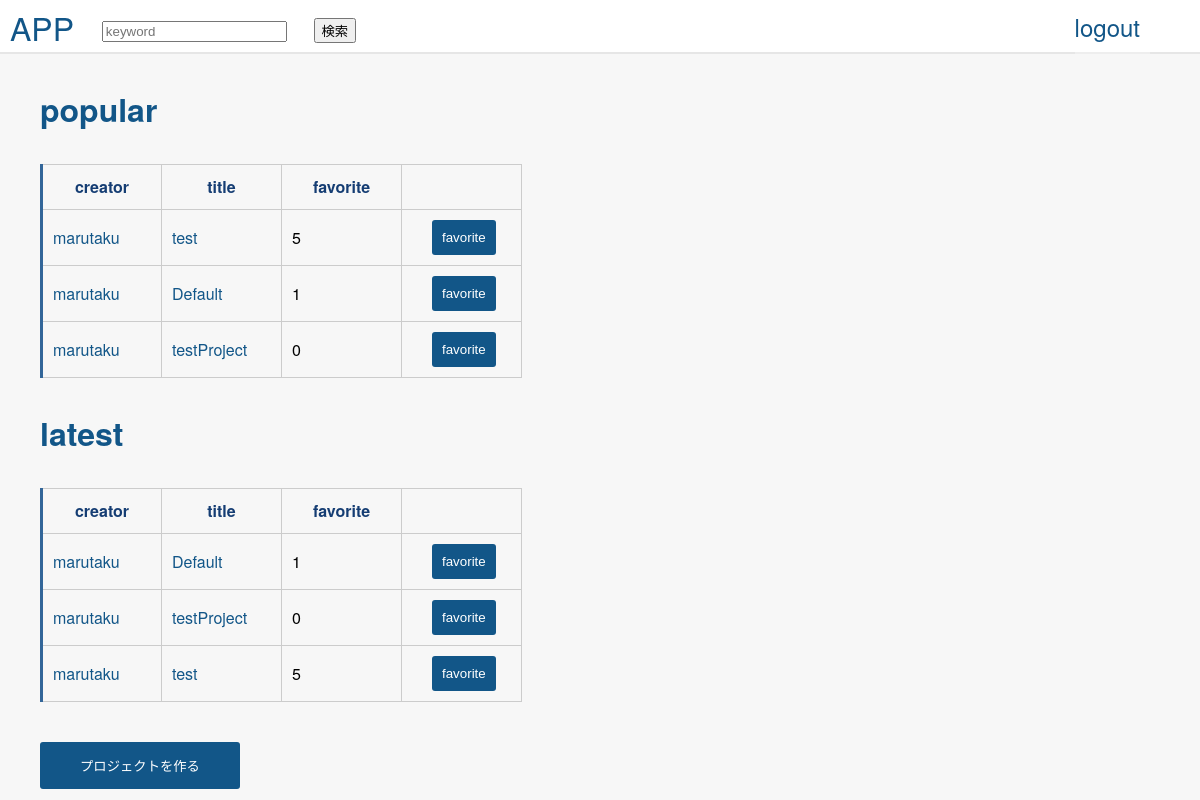
The page /top (signed in) on the database as committed earlier.
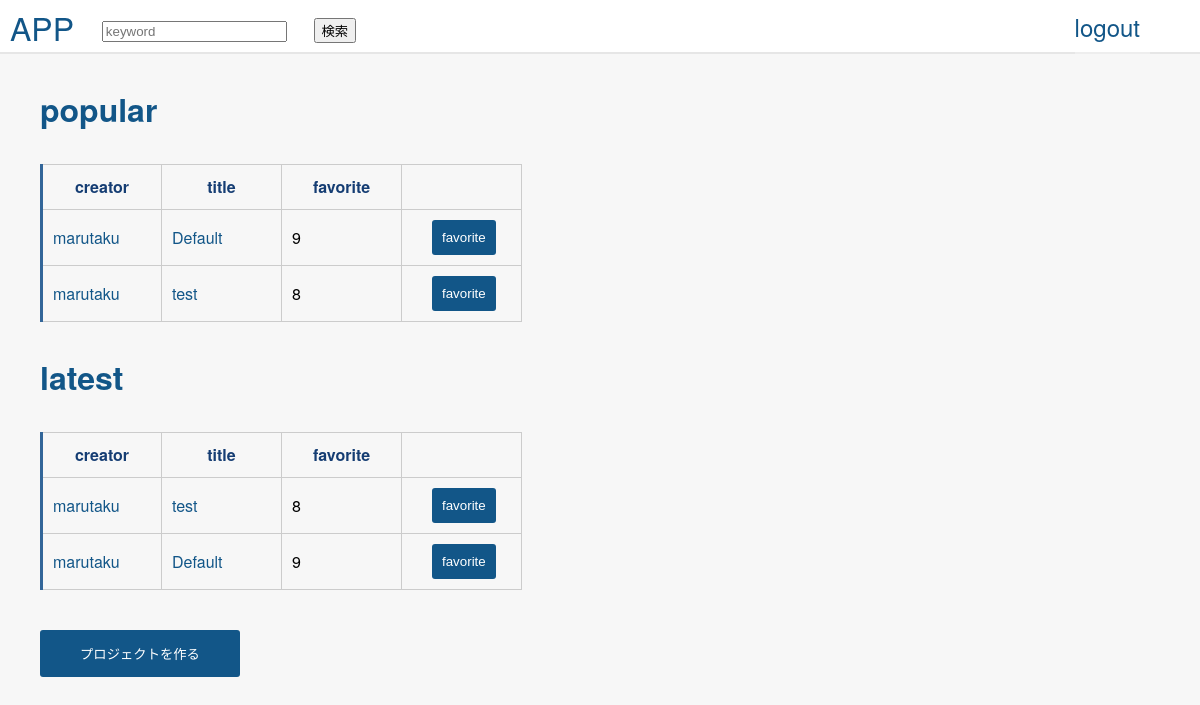
The same page on the database as committed later.
### lib/models.py (models this page shows)
class HyperLapse (db.Model):
    __tablename__ = 'hyperlapse'
    id = db.Column(db.Integer, primary_key=True)
    name = db.Column(db.String)
    start_latlng1 = db.Column(db.Float)
    start_latlng2 = db.Column(db.Float)
    end_latlng1 = db.Column(db.Float)
    end_latlng2 = db.Column(db.Float)
    viewpoint_latlng1 = db.Column(db.Float)
    viewpoint_latlng2 = db.Column(db.Float)
    creator = db.Column(db.ForeignKey('user.name', onupdate='CASCADE', ondelete='CASCADE'))
    fav = db.Column(db.Integer, default=0)
    created_at = db.Column(db.DateTime,  default=db.func.now())
    def __repr__(self):
        return '<HyperLapse id={id} name={name}>'.format(
            id=self.id, name=self.name)

### lib/view.py (the view)
@app.route('/top', methods=['GET'])
@login_required
def top():
    late_project = HyperLapse.query.order_by(HyperLapse.created_at.desc())[:5]
    popular_project = HyperLapse.query.order_by(HyperLapse.fav.desc())[:5]
    context = {'latest': late_project, 'popular': popular_project}
    print(context['latest'])
    return render_template('top.html', latest=late_project, popular=popular_project)

### lib/view.py (called while the page is built)
def login_required(f):
    @wraps(f)
    def decorated_function(*args, **kwargs):
        if g.user is None:
            return redirect(url_for('login', next=request.url))
        return f(*args, **kwargs)
    return decorated_function

@app.before_request
def before_request():
    g.user = session.get('id')

### src/template/top.html (shortened to what this page needs)
{% extends "layout.html" %}
{% block body %}
<div class="top-container">
<h3 class="popular">popular</h3>
{% if popular %}
<table class="tabel">
    <thead>
    <tr>
        <th>creator</th>
        <th>title</th>
        <th>favorite</th>
        <th></th>
    </tr>
    </thead>
    <tbody>
    {% for project in popular %}
    <tr>
        <td>
            <a href="{{url_for('user_detail', user_name=project.creator)}}" >
                {{ project.creator }}
            </a>
        </td>
        <td>
            <a href="{{url_for('render_project', project_id=project.id)}}" target="_blank">
            {{ project.name }}
            </a>
        </td>
        <td>
            {{ project.fav }}
        </td>
        <td class="favorite-class">
           <div class="fav-td">
               <div class="favorite">
               <input class="fav-btn" type="button" value="favorite" data="{{project.id}}" >
           </div>
        </td>
    </tr>
    {% endfor %}
    </tbody>
</table>
{% else %}
<h4>No project are available</h4>
{% endif %}
<h3>latest</h3>
{% if latest %}
<table >
    <thead>
    <tr>
        <th>creator</th>
        <th>title</th>
        <th>favorite</th>
        <th></th>
    </tr>
    </thead>
    <tbody>
    {% for project in latest %}
    <tr>
        <td>
            <a href="{{url_for('user_detail', user_name=project.creator)}}">
                {{ project.creator }}
            </a>
        </td>
        <td>
            <a href="{{url_for('render_project', project_id=project.id)}}" target="_blank">
            {{ project.name }}
            </a>
        </td>
        <td>
            {{ project.fav }}
        </td>
        <td>
            <div class="fav-td">
                <div class="favorite">
                <input class="fav-btn" type="button" value="favorite" data="{{project.id}}" >
            </div>
        </td>
    </tr>
    {% endfor %}
    </tbody>
</table>
{% else %}
<h4>No project are available</h4>
{% endif %}
<button class="project-btn" onclick="redirectCreatePage()">プロジェクトを作る</button>
</div>
{% endblock %}

### src/template/layout.html (shortened to what this page needs)
<!DOCTYPE html>
<html>
<head>
<link rel="stylesheet" href="https://maxcdn.bootstrapcdn.com/font-awesome/4.4.0/css/font-awesome.min.css">
<link href="https://maxcdn.bootstrapcdn.com/font-awesome/4.7.0/css/font-awesome.min.css" rel="stylesheet">
<link rel="stylesheet" type="text/css" href="/src/css/stylesheet.css">
</head>
<body>
<header>
<div class="header-left">APP</div>
{% if session.id %}
<div class="header-left">
    <form class="search-form" action="{{url_for('keyword')}}" method="get" style="position:relative;top: -5px;">
          <input type="search" name="search" placeholder="keyword">
          <input type="submit" name="submit" value="検索">
    </form>
</div>
<div class="header-right">
    <a class="button " href="{{ url_for('logout') }}">logout</a>
</div>
{% endif %}
</header>
{% block body %}{% endblock %}

### src/css/stylesheet.css (style rules this page uses)
* { box-sizing: border-box; }
body { margin: 0; background-color: #f7f7f7; font-family: proxima-nova, 'Helvetica Neue', Arial, Helvetica, sans-serif; }
a { text-decoration: none; color: #125688; }
header { height: 54px; width: 100%; background-color: #fff; top: 0; z-index: 10; border-bottom: solid 2px rgba(128, 128, 128, 0.2); }
.header-left { float: left; color: #125688; line-height: 54px; font-size: 32px; padding-left: 10px }
.header-right { float: right; background-color: rgba(255,255,255,0.3); line-height: 54px; cursor: pointer; margin-right: 50px; }
.header-right a { font-size: 24px; line-height: 54px; }
.button { float: left; padding-right: 10px; }
.project-btn { display: inline-block; padding: 14px 40px; background-color: #125688; border: none; border-radius: 3px; color: white; margin: 10px auto; cursor: pointer; margin-top: 40px; }
.fav-btn { display: block; background-color: #125688; border: none; border-radius: 3px; color: white; padding: 10px 10px; margin-left: 20px; cursor: pointer; }
.fav-td { width: 50px; }
.button { display:inline-block;position:relative; }
table { border-collapse: collapse; text-align: left; line-height: 1.5; border-top: 1px solid #ccc; border-left: 3px solid #369; }
table th { width: 10px; padding: 10px; font-weight: bold; vertical-align: top; color: #153d73; border-right: 1px solid #ccc; border-bottom: 1px solid #ccc; text-align: center; }
table td { width: 120px; padding: 10px; vertical-align: center; border-right: 1px solid #ccc; border-bottom: 1px solid #ccc; }
.top-container { margin-left: 40px; }
.top-container h3 { color: #125688; font-size: 32px; }

Rows that differ between the two databases and show on the page:
removed HyperLapse: creator "marutaku", name "Default", fav "1"
changed HyperLapse: name "test" → "Default"; fav "5" → "9"
changed HyperLapse: name "testProject" → "test"; fav "0" → "8"
